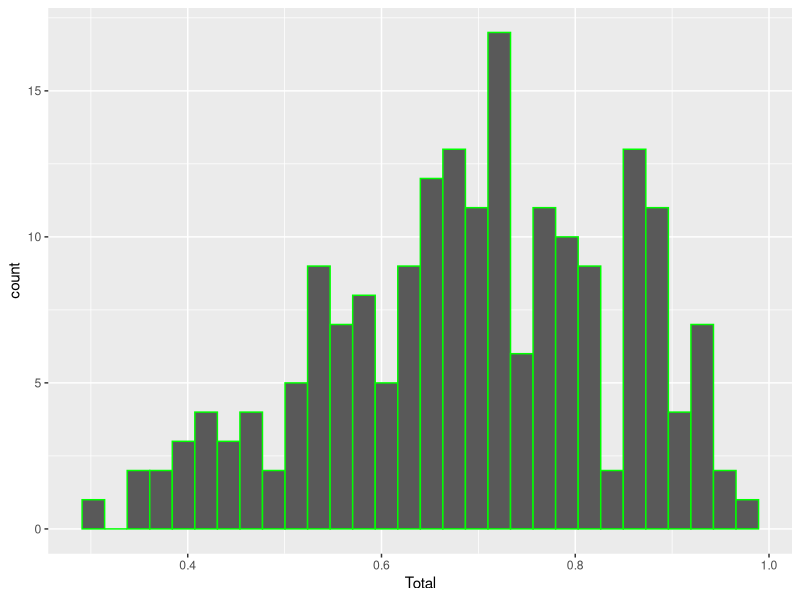
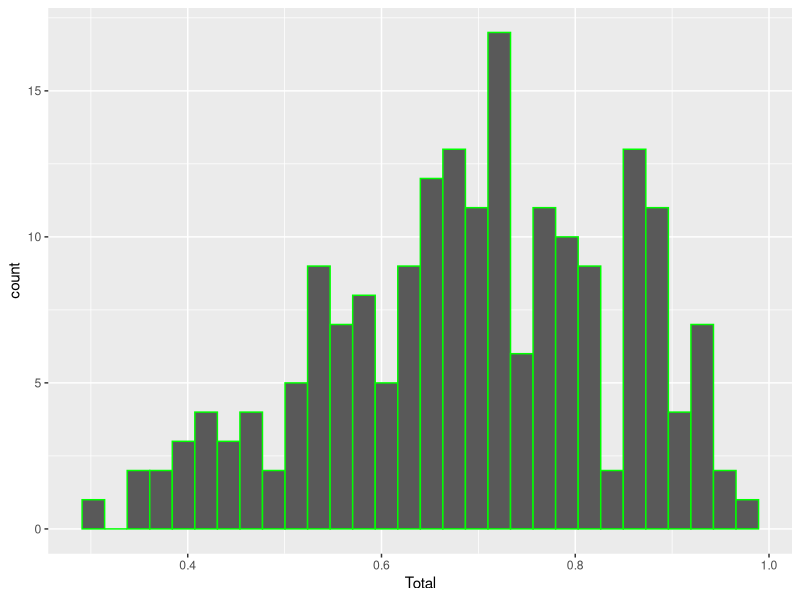
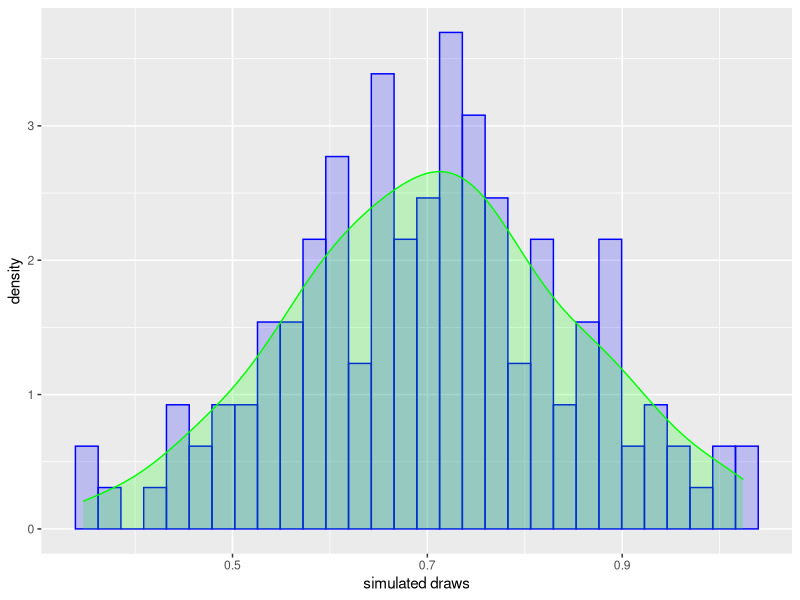
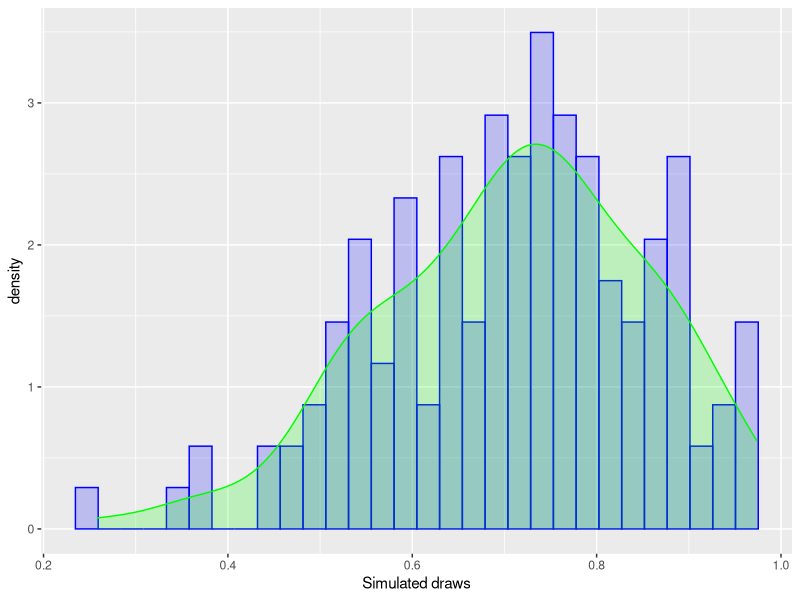

R code for these plots, in order: (Note: this script raises an error after producing the figures.)
## ---- chunk 1
knitr::opts_chunk$set(
  echo = TRUE,
  eval = TRUE,
  warning = FALSE,
  message = FALSE,
  error = FALSE,
  tidy.opts = list(width.cutoff = 60),
  tidy = TRUE
)
## ---- chunk 2
library(tidyverse)
library(broom)
library(MASS)
grades <- read_csv("data/GradesData.csv")
## ---- chunk 3
grades <- grades %>%
  filter(Total != 0)
## ---- chunk 4
normal_histogram <- ggplot(grades, aes(x = Total)) +
  geom_histogram(colour = "green")

normal_histogram
## ---- chunk 5
beta_histogram <- ggplot(grades, aes(x = Total)) +
  geom_histogram(colour = "green")

beta_histogram
## ---- chunk 6
normal_fit <- fitdistr(grades$Total, "normal")
normal_fit %>% tidy()
n <- 139
mu.true <- normal_fit$estimate[1]
sig.true <- normal_fit$estimate[2]
x <- rnorm(n, mean = mu.true, sd = sig.true)
dt <- tibble(id = 1:n, x = x)

normpdf <- dt %>% ggplot(aes(x=x, y=after_stat(density))) +
geom_histogram(colour="blue", fill="blue", alpha=0.2) +
geom_density(colour="green", fill="green", alpha=0.2) +
xlab("simulated draws")
normpdf
## ---- chunk 7
n <- 139
beta_fit <- fitdistr(grades$Total, "beta", start = list(shape1 = 1, shape2 = 1))
alpha.true <- beta_fit$estimate[1]
beta.true <- beta_fit$estimate[2]
xbeta <- rbeta(n, shape1 = alpha.true, shape2 = beta.true)
dt <- tibble(id = 1:n, x = xbeta)

betapdf <- dt %>%
ggplot(aes(x = xbeta, y = after_stat(density))) +
geom_histogram(colour = "blue", fill = "blue", alpha = 0.2) +
geom_density(colour = "green", fill = "green", alpha = 0.2) +
xlab("Simulated draws")
beta_fit %>% tidy()
betapdf
## ---- chunk 8
beta_mean <- beta_fit$estimate[1] / (beta_fit$estimate[1] + beta_fit$estimate[2])
beta_median <- qbeta(0.5,beta_fit$estimate[1],beta_fit$estimate[2])

beta_mean %>% tidy()
beta_median %>% tidy()
## ---- chunk 9
bootplot.f<- function(stat.boot, bins=50){
  
  df <- tibble(stat = stat.boot)
  CI <- round(quantile(stat.boot, c(0.025, 0.975)),2)
  
  p <- df %>% ggplot(aes(x=stat, y=after_stat(density))) +  
    geom_histogram(bins=bins, colour="grey", fill="grey", alpha=0.2) + 
    geom_density(fill="green", colour="green", alpha=0.2) +
    geom_vline(xintercept = CI, colour = "black", linetype=5) +
    theme_bw()
  
  p
}

MLE.x <- beta_fit$estimate
MLE_SE.x <- beta_fit$sd
CLT.MLE.LCI <- MLE.x + qnorm(0.025)*MLE_SE.x
CLT.MLE.UCI <- MLE.x + qnorm(0.975)*MLE_SE.x
CLT.MLE.LCI


B <- 5000
param <- 2
MLE.x_boot <- matrix(rep(NA,param*B), nrow=B, ncol=param)
for(i in 1:B){
temp <- sample(dt$x, size=n, replace=TRUE)
MLE.x_boot[i,] <- fitdistr(temp, "normal")$estimate
}
boot.LCI.mu <- quantile(MLE.x_boot[,1], c(0.025, 0.975))
boot.LCI.mu

boot.LCI.sig <- quantile(MLE.x_boot[,2], c(0.025, 0.975))
boot.LCI.sig

p_MLEboot.mu <- bootplot.f(MLE.x_boot[,1], bins=100)
p_MLEboot.sig <- bootplot.f(MLE.x_boot[,2], bins=100)
grid.arrange(p_MLEboot.mu, p_MLEboot.sig, ncol=2)
## ---- chunk 10
upper <- beta_mean + 0.15 * beta_mean
lower <- beta_mean - 0.15 * beta_mean

between15 <- pbeta(upper,alpha.true, beta.true) - pbeta(lower,alpha.true, beta.true) 

failed <- pbeta(0.60,alpha.true, beta.true)
hd <- 1 - pbeta(0.80,alpha.true, beta.true)

between15 %>% tidy
failed %>% tidy
hd %>% tidy
## ---- chunk 11
